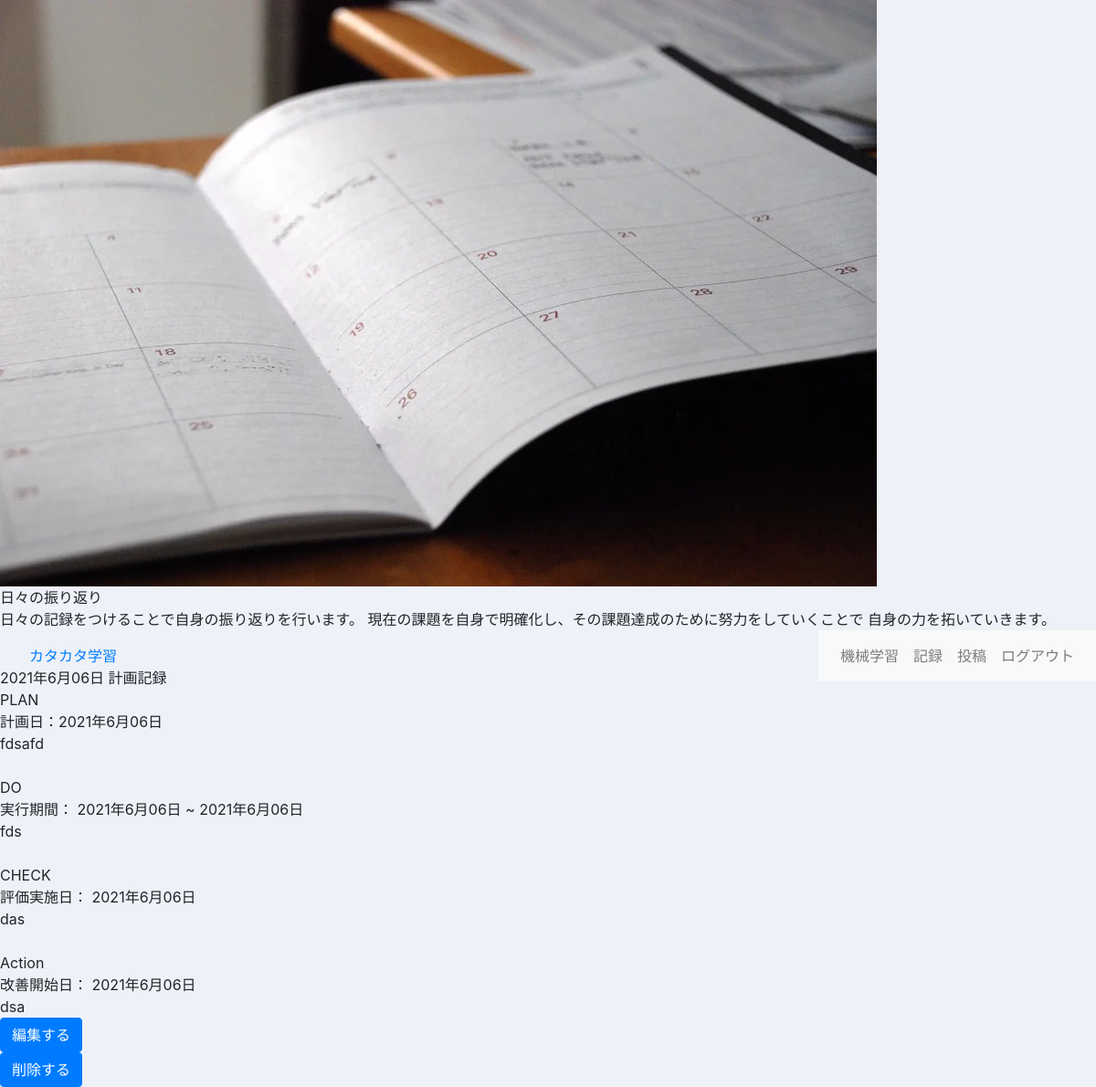
The app's page /kata_study/record/1 (signed in) with its own data.
### kata_study/models.py (models this page shows)
class Record(models.Model):
    owner = models.ForeignKey(User, on_delete=models.CASCADE)
    plan_text = models.TextField(max_length=1000)
    do_text = models.TextField(max_length=1000, blank=True, null=True)
    check_text = models.TextField(max_length=1000, blank=True, null=True)
    action_text = models.TextField(max_length=1000, blank=True, null=True)
    plan_date = models.DateField(blank=True, null=True)
    do_start = models.DateField(blank=True, null=True)
    do_end = models.DateField(blank=True, null=True)
    check_date = models.DateField(blank=True, null=True)
    action_date = models.DateField(blank=True, null=True)
    pub_date = models.DateTimeField(auto_now_add=True)
    class Meta:
        ordering = ('-plan_date',)

### kata_study/views.py (the view)
# urls.py: path('record/<int:num>', views.record, name='record'),
@login_required(login_url='/admin/login/')
def record(request, num):
    data = Record.objects.filter(id=num).first()
    params = {
        'record': data
    }
    return render(request, 'kata_study/record.html', params)

### kata_study/templates/kata_study/record.html (shortened to what this page needs)
{% extends 'kata_study/layout.html' %}
{% load static %}
{% block image %}
<img src="{% static 'kata_study/diary.webp' %}" class="image_vw">
{% endblock %}
{% block catch %}
<div class="catch_copy_box">
    <div class="catch_copy">
        日々の振り返り
    </div>
    <div class="catch_copy_text">
        日々の記録をつけることで自身の振り返りを行います。
        現在の課題を自身で明確化し、その課題達成のために努力をしていくことで
        自身の力を拓いていきます。
    </div>
</div>
{% endblock %}
{% block content %}
<div class="record_content_card">
    <div class="note_box">
        <div class="note_date">
            {{record.plan_date |date:"Y年n月d日"}} 計画記録
        </div>
        <div class="note_content_box">
            <div class="note_content">
                <div class="note_content_item">
                    PLAN
                </div>
                <div class="note_posted_date">
                    計画日：{{record.plan_date |date:"Y年n月d日"}}
                </div>
                <div class="note_content_text">
                    {{record.plan_text}}
                </div>
                <br>
            </div>
            <div class="note_content">
                <div class="note_content_item">
                    DO
                </div>
                <div class="note_posted_date">
                    実行期間：
                    {% if record.do_start %}
                        {{record.do_start |date:"Y年n月d日"}} ~
                    {% endif %}
                    {% if record.do_end %}
                        {{record.do_end |date:"Y年n月d日"}}
                    {% endif %}
                </div>
                <div class="note_content_text">
                    {% if record.do_text %}
                        {{record.do_text}}
                    {% endif %}
                </div>
                <br>
            </div>
            <div class="note_content">
                <div class="note_content_item">
                    CHECK
                </div>
                <div class="note_posted_date">
                    評価実施日：
                    {% if record.check_date %}
                        {{record.check_date |date:"Y年n月d日"}}
                    {% endif %}
                </div>
                <div class="note_content_text">
                    {% if record.check_text %}
                        {{record.check_text}}
                    {% endif %}
                </div>
                <br>
            </div>
            <div class="note_content">
                <div class="note_content_item">
                    Action
                </div>
                <div class="note_posted_date">
                    改善開始日：
                    {% if record.action_date %}
                        {{record.action_date |date:"Y年n月d日"}}
                    {% endif %}
                </div>
                <div class="note_content_text">
                    {% if record.action_text %}
                        {{record.action_text}}
                    {% endif %}
                </div>
            </div>
        </div>
    </div>
</div>
<div class="button_group_box">
    <div class="button_group">
        <form action="{% url 'edit' record.id %}" class="note_edit_form">
            <button class="btn btn-primary">編集する</button>
        </form>
        <form action="{% url 'delete' record.id %}">
            <button class="btn btn-primary">削除する</button>
        </form>
    </div>
</div>
{% endblock %}

### records on screen
Record: plan_date "2021年6月06日", plan_text "fdsafd", do_start "2021年6月06日", do_end "2021年6月06日", do_text "fds", check_date "2021年6月06日", check_text "das", action_date "2021年6月06日", action_text "dsa"
